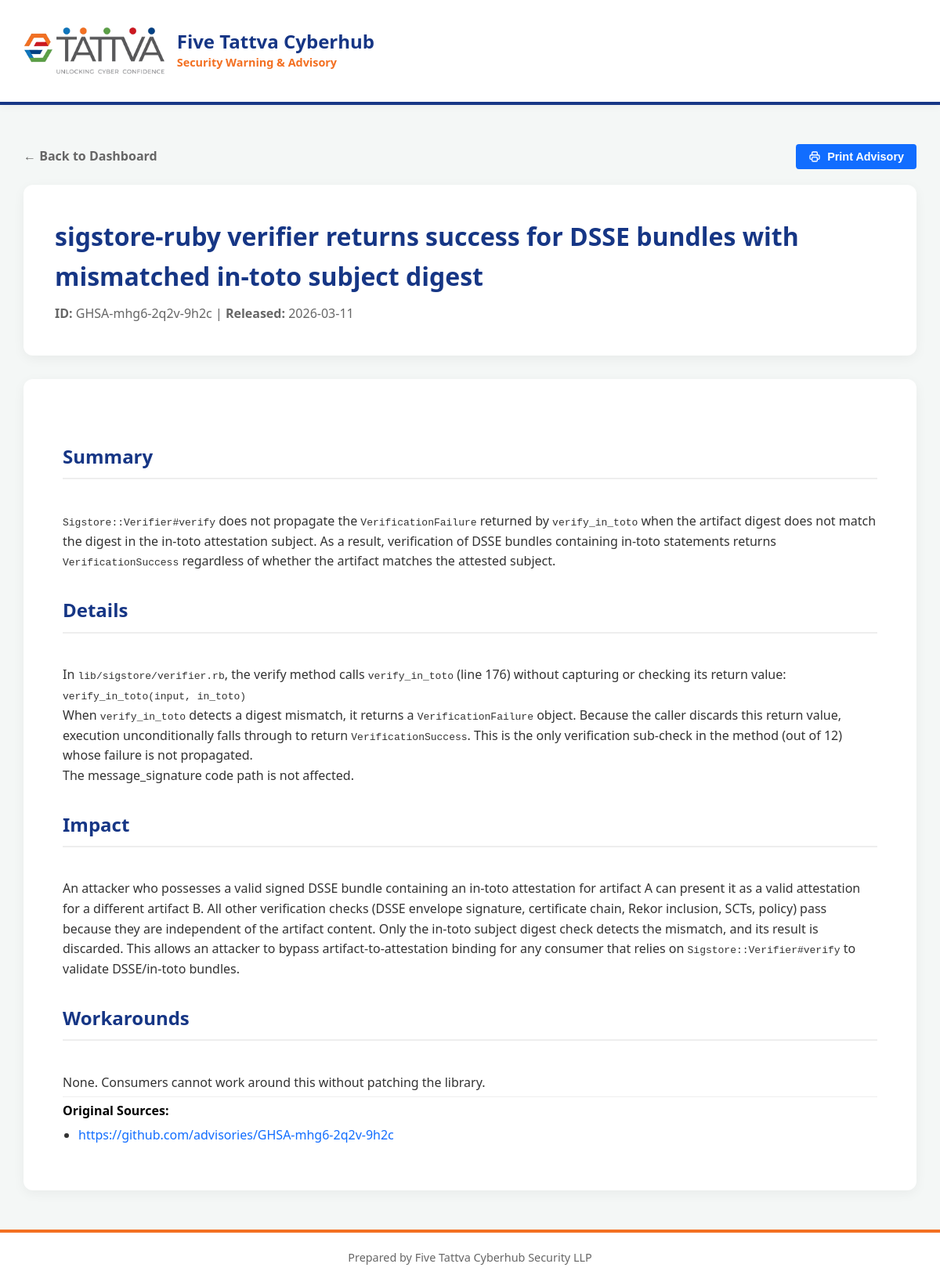
The page /advisory.php?id=4376 on the database its author committed.
### tables this page shows
CREATE TABLE advisories (
        id INTEGER PRIMARY KEY AUTOINCREMENT,
        source_id TEXT UNIQUE NOT NULL,
        source TEXT NOT NULL,
        cve_ids TEXT,
        title TEXT,
        severity TEXT,
        issue_date TEXT,
        description TEXT,
        software_affected TEXT,
        solution TEXT,
        original_link TEXT,
        created_at DATETIME DEFAULT CURRENT_TIMESTAMP
    );

### db.php (called while the page is built, shortened)
<?php
$db_file = __DIR__ . '/database.sqlite';
try {
    $db = new PDO('sqlite:' . $db_file);
    $db->setAttribute(PDO::ATTR_ERRMODE, PDO::ERRMODE_EXCEPTION);
    $db->setAttribute(PDO::ATTR_DEFAULT_FETCH_MODE, PDO::FETCH_ASSOC);
    $query = "CREATE TABLE IF NOT EXISTS advisories (
        id INTEGER PRIMARY KEY AUTOINCREMENT,
        source_id TEXT UNIQUE NOT NULL,
        source TEXT NOT NULL,
        cve_ids TEXT,
        title TEXT,
        severity TEXT,
        issue_date TEXT,
        description TEXT,
        software_affected TEXT,
        solution TEXT,
        original_link TEXT,
        created_at DATETIME DEFAULT CURRENT_TIMESTAMP
    )";
    $db->exec($query);
}
catch (PDOException $e) {
    die("Database Connection Error: " . $e->getMessage());
}
function get_advisory($id)
{
    global $db;
    $stmt = $db->prepare("SELECT * FROM advisories WHERE id = :id");
    $stmt->execute([':id' => $id]);
    return $stmt->fetch();
}
?>

### advisory.php (the view, shortened to what this page needs)
<?php
require_once 'db.php';
$id = $_GET['id'] ?? 0;
$adv = get_advisory($id);
?>
<!DOCTYPE html>
<html lang="en">
<head>
    <link rel="stylesheet" href="style.css?v=<?php echo time(); ?>">
</head>
<body>
    <header>
        <div class="container brand-header">
            <div class="brand-logo">
                <img src="images/logo.png" alt="Five Tattva Logo">
                <div class="brand-text">
                    <h1>Five Tattva Cyberhub</h1>
                    <span>Security Warning & Advisory</span>
                </div>
            </div>
        </div>
    </header>
    <div class="container">
        <div style="display: flex; justify-content: space-between; align-items: center; margin-bottom: 20px;">
            <a href="index.php" class="btn-back" style="margin-bottom: 0;">&larr; Back to Dashboard</a>
            <button onclick="window.print()" class="btn-print">
                Print Advisory
            </button>
        </div>
        <div class="detail-header">
            <h1 style="color: var(--primary-color); margin:0;"><?php echo htmlspecialchars($adv['title']); ?></h1>
            <div style="margin-top: 10px; color: var(--text-secondary);">
                <strong>ID:</strong> <?php echo htmlspecialchars($adv['source_id']); ?> |
                <strong>Released:</strong> <?php echo htmlspecialchars($adv['issue_date']); ?>
            </div>
        </div>
        <div class="detail-content">
            <?php echo $adv['description']; ?>
            <hr style="margin: 5px 0; border: 0; border-top: 1px solid #eee;">
            <div style="margin-top: 5px;">
                <strong>Original Sources:</strong>
                <ul style="margin: 5px 0; padding-left: 20px;">
                    <?php
$links = explode("\n", $adv['original_link']);
foreach ($links as $link) {
    $link = trim($link);
    if (!empty($link)) {
        echo '<li><a href="' . htmlspecialchars($link) . '" target="_blank">' . htmlspecialchars($link) . '</a></li>';
    }
}
?>
                </ul>
            </div>
        </div>
    </div>
    <footer class="footer-brand">
        Prepared by Five Tattva Cyberhub Security LLP
    </footer>
</body>
</html>

### style.css (style rules this page uses)
:root { --primary-color: #163685; --secondary-color: #116DFF; --accent-color: #F37022; --text-primary: #333333; --text-secondary: #666666; --bg-color: #f4f7f6; --card-bg: #ffffff; --white: #ffffff; --danger: #EA4141; --warning: #F37022; --success: #00e676; --header-bg: #ffffff; }
body { font-family: 'Segoe UI', Tahoma, Geneva, Verdana, sans-serif; background-color: var(--bg-color); color: var(--text-primary); margin: 0; padding: 0; line-height: 1.6; }
.container { max-width: 95%; width: 100%; margin: 0 auto; padding: 20px 0; }
header { background-color: var(--header-bg); padding: 15px 0; border-bottom: 4px solid var(--primary-color); box-shadow: 0 2px 10px rgba(0, 0, 0, 0.05); margin-bottom: 30px; }
.brand-header { display: flex; justify-content: space-between; align-items: center; }
.brand-logo { display: flex; align-items: center; gap: 15px; }
.brand-logo img { height: 60px; width: auto; }
.brand-text h1 { color: var(--primary-color); margin: 0; font-size: 1.5rem; font-weight: 700; line-height: 1.2; }
.brand-text span { color: var(--accent-color); font-size: 0.9rem; font-weight: 600; display: block; }
.detail-header { background-color: var(--white); padding: 40px; border-radius: 12px; margin-bottom: 30px; box-shadow: 0 4px 15px rgba(0, 0, 0, 0.05); }
.detail-content { background-color: var(--white); color: var(--text-primary); padding: 50px; border-radius: 12px; box-shadow: 0 4px 15px rgba(0, 0, 0, 0.05); line-height: 1.8; }
.detail-content h2, .detail-content h3 { color: var(--primary-color); margin-top: 30px; }
.detail-content a { color: var(--secondary-color); text-decoration: none; }
.footer-brand { text-align: center; margin-top: 30px; padding: 20px; color: var(--text-secondary); font-size: 0.9rem; background-color: var(--white); border-top: 4px solid var(--accent-color); }
.btn-back { color: var(--text-secondary); text-decoration: none; margin-bottom: 20px; display: inline-flex; align-items: center; font-weight: 600; transition: color 0.2s; }
.detail-content { font-family: 'Segoe UI', Tahoma, Geneva, Verdana, sans-serif; line-height: 1.6; color: #333; }
.detail-content strong, .detail-content b { color: #000; font-weight: 700; }
.detail-content ul, .detail-content ol { margin: 1em 0; padding-left: 1.5em; }
.detail-content li { margin-bottom: 0.5em; }
.detail-content a { color: var(--secondary-color); text-decoration: none; font-weight: 500; }
.btn-print { background-color: var(--secondary-color); color: white; border: none; padding: 8px 16px; border-radius: 4px; cursor: pointer; font-weight: 600; text-decoration: none; display: inline-flex; align-items: center; gap: 8px; margin-left: 15px; font-size: 0.9rem; transition: background-color 0.2s; }
.detail-content h3 { color: var(--primary-color); font-size: 1.5rem; font-weight: 700; margin-top: 30px; margin-bottom: 15px; border-bottom: 2px solid #eee; padding-bottom: 8px; display: block; }
.detail-content ul, .detail-content ol { margin-left: 20px; margin-bottom: 20px; }
.detail-content li { margin-bottom: 8px; }

### advisory.php (style rules this page uses)
.detail-content > *:last-child { margin-bottom: 0 !important; }

### rows shown on the page
advisories: title "sigstore-ruby verifier returns success for DSSE bundles with mismatched in-toto subject digest", source "GHSA-mhg6-2q2v-9h2c", issue_date "2026-03-11", description "Summary Sigstore::Verifier#verify does not propagate the VerificationFailure returned by verify_in_toto when the artifact digest does not match the digest in the in-toto attestation subject. As a result, verification of DSSE bundles containing in-toto statements returns VerificationSuccess regardless of whether the artifact matches the attested subject. Details In lib/sigstore/verifier.rb , the verify method calls verify_in_toto (line 176) without capturing or checking its return value: verify_in_toto(input, in_toto) When verify_in_toto detects a digest mismatch, it returns a VerificationFailure object. Because the caller discards this return value, execution unconditionally falls through…", original_link "https://github.com/advisories/GHSA-mhg6-2q2v-9h2c"
